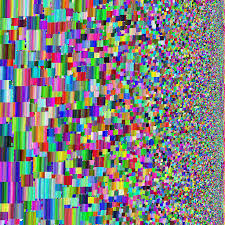
%> input picture Assignment_1/input_data/Q1_allcolors.jpeg, 225 x 225 px
$ octave --eval "result = myHistogram('../input_data/Q1_allcolors.jpeg');"   (GNU Octave 9; MATLAB toolbox functions it lacks are replaced by stand-ins)
%> lines starting %> are read from the running program, lines starting %| are printed output that depends on the picture
function result = myHistogram(im)
%> called with im = '../input_data/Q1_allcolors.jpeg'
% Plot the Histogram of the given Image
img = imread(im);
%> img is the input picture: size 225x225x3 uint8; mean R, G, B 128.5, 128.6, 128.6
if size(img, 3) == 1
    totalpixels = size(img,1)*size(img,2);
    subplot(2,1,1);
    imshow(img);
    title('Image')

    subplot(2,1,2);
    fre = zeros(256, 1);
    for i=1:size(img,1)
        for j=1:size(img,2)
            fre(img(i,j)+1,1) = fre(img(i,j)+1,1) + 1;
        end
    end
    fren = fre./totalpixels;
    result = fre;
    xax = 0:1:255;
    area(xax, fren, 'Facecolor','m', 'FaceAlpha', 0.4)
    axis on;
else
    totalpixels = size(img,1)*size(img,2);
%> totalpixels = 50625
    subplot(2,1,1);
    imshow(img);
    title('Image')

    subplot(2,1,2);
    Rfre = zeros(256, 1);
    Gfre = zeros(256, 1);
    Bfre = zeros(256, 1);

    for i=1:size(img,1)
        for j=1:size(img,2)
            Rfre(img(i,j,1)+1,1) = Rfre(img(i,j,1)+1,1) + 1;
            Gfre(img(i,j,2)+1,1) = Gfre(img(i,j,2)+1,1) + 1;
            Bfre(img(i,j,3)+1,1) = Bfre(img(i,j,3)+1,1) + 1;
        end
    end
%> after the loop, Bfre = 256 values, max 1231 at index 1, min 0 at index 256, mean 197.8; Gfre = 256 values, max 894 at index 1, min 0 at index 256, mean 197.8; Rfre = 256 values, max 1053 at index 1, min 0 at index 256, mean 197.8
    Rfren = Rfre./totalpixels;
%> Rfren = 256 values, max 0.0208 at index 1, min 0 at index 256, mean 0.00391
    Gfren = Gfre./totalpixels;
%> Gfren = 256 values, max 0.0177 at index 1, min 0 at index 256, mean 0.00391
    Bfren = Bfre./totalpixels;
%> Bfren = 256 values, max 0.0243 at index 1, min 0 at index 256, mean 0.00391
    Rfg = max(Rfre);
%> Rfg = 1053
    Gfg = max(Gfre);
%> Gfg = 894
    Bfg = max(Bfre);
%> Bfg = 1231
%> `result = myHistogram('../input_data/Q1_allcolors.jpeg');`:
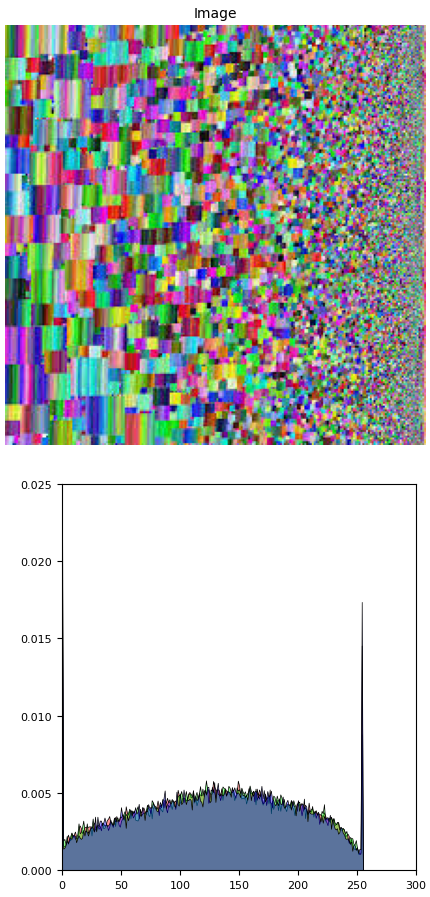
%> figure redrawn from the program's plot data, 2 panels
    xax = 0:1:255;
    result = cat(3, Rfre, Gfre, Bfre);
    area(xax,Rfren,'Facecolor','r','FaceAlpha',0.4);hold on;
    area(xax,Gfren,'Facecolor','g','FaceAlpha',0.4);hold on;
    area(xax,Bfren,'Facecolor','b','FaceAlpha',0.4);hold on;
    axis on;
end
end

$ run again, on Assignment_1/input_data/Q7_High2.jpg
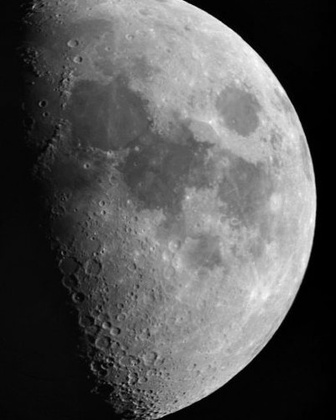
%> input picture Assignment_1/input_data/Q7_High2.jpg, 336 x 420 px, shrunk from 400 x 500 before the run
%> in myHistogram, img is the input picture: size 420x336x3 uint8; min 0, max 255, mean 85.8
%> after the loop in myHistogram, `for i=1:size(img,1)`: Bfre = 256 values, max 6786 at index 5, min 0 at index 253, mean 551.2; Gfre has the same summary as Bfre; Rfre has the same summary as Bfre
%> Rfren = 256 values, max 0.0481 at index 5, min 0 at index 253, mean 0.00391
%> Gfren has the same summary as Rfren
%> Bfren has the same summary as Rfren
%> Rfg = 6786
%> `result = myHistogram('../input_data/Q1_allcolors.jpeg');`:
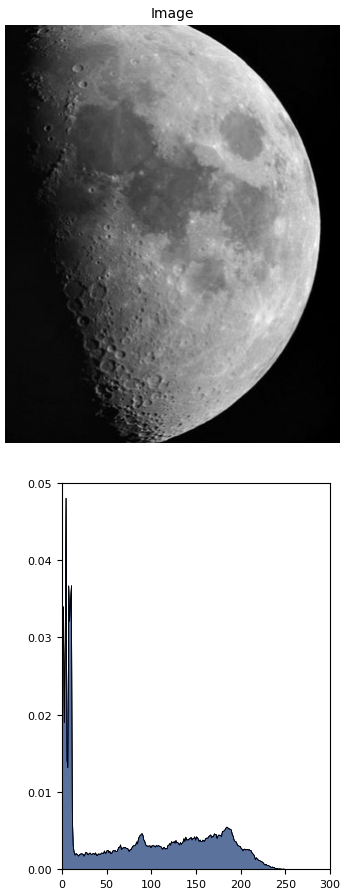
%> figure redrawn from the program's plot data, 2 panels
